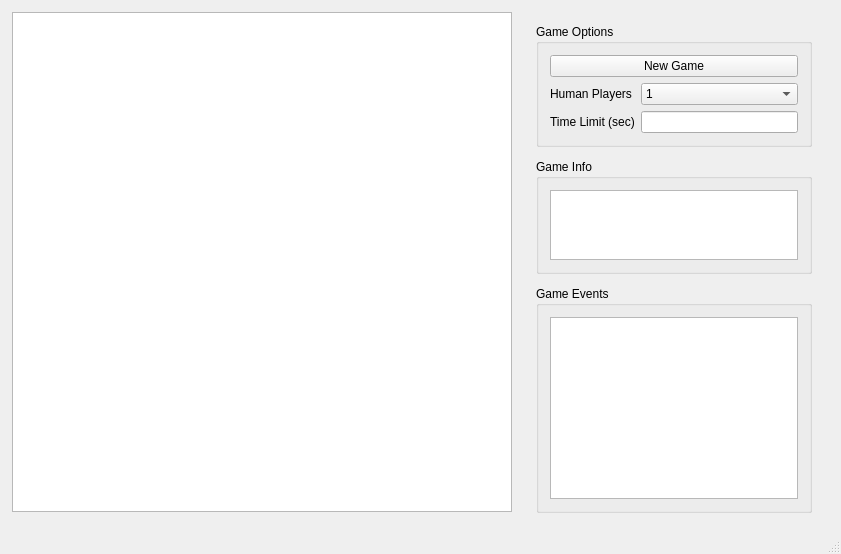
<?xml version="1.0" encoding="UTF-8"?>
<ui version="4.0">
 <class>MainWindow</class>
 <widget class="QMainWindow" name="MainWindow">
  <property name="windowModality">
   <enum>Qt::NonModal</enum>
  </property>
  <property name="geometry">
   <rect>
    <x>0</x>
    <y>0</y>
    <width>841</width>
    <height>554</height>
   </rect>
  </property>
  <property name="sizePolicy">
   <sizepolicy hsizetype="Maximum" vsizetype="Maximum">
    <horstretch>0</horstretch>
    <verstretch>0</verstretch>
   </sizepolicy>
  </property>
  <property name="maximumSize">
   <size>
    <width>16777215</width>
    <height>16777215</height>
   </size>
  </property>
  <property name="windowTitle">
   <string>Othello</string>
  </property>
  <widget class="QWidget" name="centralWidget">
   <property name="sizePolicy">
    <sizepolicy hsizetype="Fixed" vsizetype="Fixed">
     <horstretch>0</horstretch>
     <verstretch>0</verstretch>
    </sizepolicy>
   </property>
   <widget class="QFrame" name="frame_2">
    <property name="geometry">
     <rect>
      <x>524</x>
      <y>12</y>
      <width>300</width>
      <height>501</height>
     </rect>
    </property>
    <property name="sizePolicy">
     <sizepolicy hsizetype="Preferred" vsizetype="Preferred">
      <horstretch>2</horstretch>
      <verstretch>0</verstretch>
     </sizepolicy>
    </property>
    <property name="frameShape">
     <enum>QFrame::NoFrame</enum>
    </property>
    <property name="frameShadow">
     <enum>QFrame::Raised</enum>
    </property>
    <layout class="QVBoxLayout" name="verticalLayout_2" stretch="0,0,0">
     <property name="spacing">
      <number>12</number>
     </property>
     <property name="sizeConstraint">
      <enum>QLayout::SetNoConstraint</enum>
     </property>
     <property name="leftMargin">
      <number>12</number>
     </property>
     <property name="topMargin">
      <number>12</number>
     </property>
     <property name="rightMargin">
      <number>12</number>
     </property>
     <property name="bottomMargin">
      <number>0</number>
     </property>
     <item>
      <widget class="QGroupBox" name="groupBox_3">
       <property name="sizePolicy">
        <sizepolicy hsizetype="Preferred" vsizetype="Preferred">
         <horstretch>0</horstretch>
         <verstretch>3</verstretch>
        </sizepolicy>
       </property>
       <property name="title">
        <string>Game Options</string>
       </property>
       <layout class="QGridLayout" name="gridLayout">
        <item row="0" column="0" colspan="2">
         <widget class="QPushButton" name="pushButtonNewGame">
          <property name="text">
           <string>New Game</string>
          </property>
         </widget>
        </item>
        <item row="2" column="0">
         <widget class="QLabel" name="label_2">
          <property name="text">
           <string>Human Players</string>
          </property>
         </widget>
        </item>
        <item row="3" column="1">
         <widget class="QLineEdit" name="lineEditTimeLimit"/>
        </item>
        <item row="3" column="0">
         <widget class="QLabel" name="label">
          <property name="text">
           <string>Time Limit (sec)</string>
          </property>
         </widget>
        </item>
        <item row="2" column="1">
         <widget class="QComboBox" name="comboBoxNumberOfHumans">
          <item>
           <property name="text">
            <string>1</string>
           </property>
          </item>
          <item>
           <property name="text">
            <string>2</string>
           </property>
          </item>
         </widget>
        </item>
       </layout>
      </widget>
     </item>
     <item>
      <widget class="QGroupBox" name="groupBox_2">
       <property name="sizePolicy">
        <sizepolicy hsizetype="Preferred" vsizetype="Preferred">
         <horstretch>0</horstretch>
         <verstretch>3</verstretch>
        </sizepolicy>
       </property>
       <property name="title">
        <string>Game Info</string>
       </property>
       <layout class="QVBoxLayout" name="verticalLayout_3">
        <item>
         <widget class="QTextEdit" name="textEditInfo"/>
        </item>
       </layout>
      </widget>
     </item>
     <item>
      <widget class="QGroupBox" name="groupBox">
       <property name="sizePolicy">
        <sizepolicy hsizetype="Preferred" vsizetype="Preferred">
         <horstretch>0</horstretch>
         <verstretch>7</verstretch>
        </sizepolicy>
       </property>
       <property name="title">
        <string>Game Events</string>
       </property>
       <layout class="QVBoxLayout" name="verticalLayout">
        <item>
         <widget class="QTextEdit" name="textEditEvents"/>
        </item>
       </layout>
      </widget>
     </item>
    </layout>
   </widget>
   <widget class="QGraphicsView" name="graphicsViewBoard">
    <property name="geometry">
     <rect>
      <x>12</x>
      <y>12</y>
      <width>500</width>
      <height>500</height>
     </rect>
    </property>
    <property name="sizePolicy">
     <sizepolicy hsizetype="Maximum" vsizetype="Maximum">
      <horstretch>0</horstretch>
      <verstretch>0</verstretch>
     </sizepolicy>
    </property>
    <property name="maximumSize">
     <size>
      <width>1000</width>
      <height>1000</height>
     </size>
    </property>
    <property name="verticalScrollBarPolicy">
     <enum>Qt::ScrollBarAlwaysOff</enum>
    </property>
    <property name="horizontalScrollBarPolicy">
     <enum>Qt::ScrollBarAlwaysOff</enum>
    </property>
   </widget>
  </widget>
  <widget class="QMenuBar" name="menuBar">
   <property name="geometry">
    <rect>
     <x>0</x>
     <y>0</y>
     <width>841</width>
     <height>22</height>
    </rect>
   </property>
  </widget>
  <widget class="QStatusBar" name="statusBar"/>
 </widget>
 <layoutdefault spacing="6" margin="11"/>
 <resources/>
 <connections/>
</ui>
